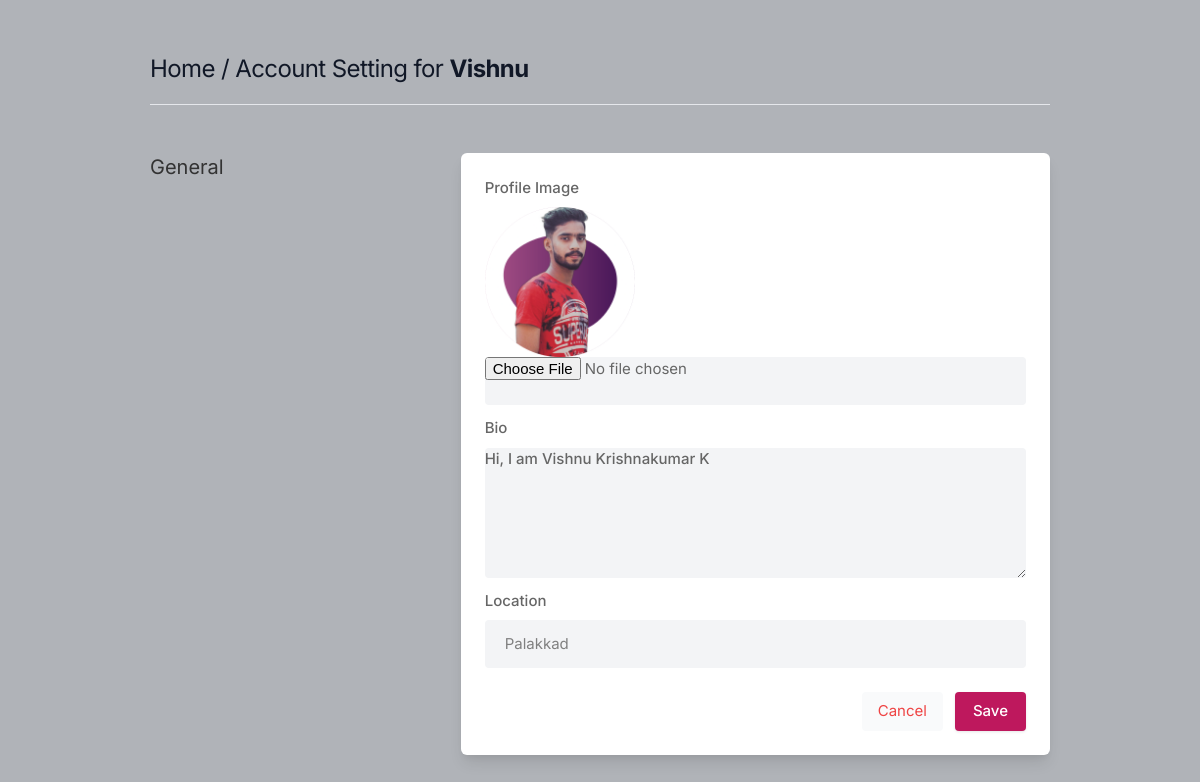
/settings/ (signed in), run on the app's committed database.
### core/models.py (models this page shows, shortened)
class Profile(models.Model):
  user       = models.ForeignKey(User, on_delete=models.CASCADE)
  id_user    = models.IntegerField()
  bio        = models.TextField(blank=True)
  profileimg = models.ImageField(upload_to='proflie_images', default='blank-profile-picture.png')
  location   = models.CharField(max_length=100, blank=True)

### core/views.py (the view, shortened to what this page needs)
# urls.py: path('settings/', views.settings, name="settings"),
@login_required(login_url='signin')
def settings(request):
  try:
    user_profile = Profile.objects.get(user=request.user)
  except Profile.DoesNotExist:
    user_profile = Profile.objects.create(user=request.user, id_user=request.user.id)
  return render(request, 'setting.html', {'user_profile': user_profile})

### templates/setting.html (shortened to what this page needs)
{% load static %}
<!DOCTYPE html>
<html lang="en">
<head>
    <link rel="stylesheet" href="{% static 'assets/css/icons.css' %}">
    <link rel="stylesheet" href="{% static 'assets/css/uikit.css' %}">
    <link rel="stylesheet" href="{% static 'assets/css/style.css' %}">
    <link rel="stylesheet" href="{% static 'assets/css/tailwind.css' %}">
</head>
<body>
    <div class="container m-auto">
        <h1 class="text-2xl leading-none text-gray-900 tracking-tight mt-3"><a href="{% url "index" %}">Home</a> /
            Account Setting for <b class="capitalize">{{user.username}}</b></h1>
        <br>
        <hr>
        <div class="grid lg:grid-cols-3 mt-12 gap-8">
            <div>
                <h3 class="text-xl mb-2"> General</h3>
            </div>
            <div class="bg-white rounded-md lg:shadow-lg shadow col-span-2">
                <form action="" method="POST" enctype="multipart/form-data">
                    <div class="grid grid-cols-2 gap-3 lg:p-6 p-4">
                        <div class="col-span-2">
                            <label for=""> Profile Image</label>
                            <img width="150" height="150" src="{{user_profile.profileimg.url}}" alt="">
                            <input type="file" name="image" value="{{user_profile.profileimg}}" placeholder="" class="shadow-none bg-gray-100">
                        </div>
                        <div class="col-span-2">
                            <label for="about">Bio</label>
                            <textarea id="about" name="bio" rows="3" class="shadow-none bg-gray-100">{{user_profile.bio}}</textarea>
                        </div>
                        <div class="col-span-2">
                            <label for=""> Location</label>
                            <input type="text" name="location" value="{{user_profile.location}}"  placeholder="" class="shadow-none bg-gray-100">
                        </div>
                    </div>
                    <div class="bg-gray-10 p-6 pt-0 flex justify-end space-x-3">
                        <button class="p-2 px-4 rounded bg-gray-50 text-red-500"><a href="{% url "index" %}">Cancel</a></button>
                        <button type="submit" class="button bg-blue-700"> Save </button>
                    </div>
                </form>
            </div>
        </div>
        <br>
    </div>
</body>
</html>

### static/assets/css/style.css (style rules this page uses)
body { background-color: #B0B3B8!important; }
button { vertical-align: middle; }
span.button, button.button { background-color: #be185d; top: 0; color: #fff; position: relative; padding: 8px 18px; line-height: 22px; position: relative; font-weight: 500; font-size: 15px; display: inline-block; -webkit-transition: all 0.2s ease-in-out; transition: all 0.2s ease-in-out; cursor: pointer; overflow: hidden; border: none; border-radius: 4px; -webkit-box-shadow: 0 1px 3px rgba(0, 0, 0, 0.1); box-shadow: 0 1px 3px rgba(0, 0, 0, 0.1); }
input { height: 48px; line-height: 48px; padding: 0 20px; outline: none; font-size: 15px; color: #808080; max-width: 100%; width: 100%; -webkit-box-sizing: border-box; box-sizing: border-box; display: block; font-weight: 400; opacity: 1; border-radius: 4px; border: none; -webkit-box-shadow: 0 1px 4px 0px rgba(0, 0, 0, 0.12); box-shadow: 0 1px 4px 0px rgba(0, 0, 0, 0.12); }
input[type="text"], input[type="password"], input[type="email"], input[type="number"] { height: 48px; line-height: 48px; padding: 0 20px; outline: none; font-size: 15px; color: #808080; max-width: 100%; width: 100%; -webkit-box-sizing: border-box; box-sizing: border-box; display: block; font-weight: 400; opacity: 1; border-radius: 4px; border: none; -webkit-box-shadow: 0 1px 4px 0px rgba(0, 0, 0, 0.12); box-shadow: 0 1px 4px 0px rgba(0, 0, 0, 0.12); }
textarea { height: 48px; line-height: 48px; padding: 0 20px; outline: none; font-size: 15px; color: #808080; margin: 0 0 16px 0; max-width: 100%; width: 100%; -webkit-box-sizing: border-box; box-sizing: border-box; display: block; background-color: #fff; font-weight: 500; opacity: 1; border-radius: 4px; border: none; -webkit-box-shadow: 0 1px 4px 0px rgba(0, 0, 0, 0.12); box-shadow: 0 1px 4px 0px rgba(0, 0, 0, 0.12); }
input { -webkit-transition: all 0.1s ease-in-out; transition: all 0.1s ease-in-out; }
::placeholder { color: #808080; opacity: 1; }
textarea { height: auto; line-height: 27px; padding: 20px; min-height: 130px; -webkit-transition: none !important; transition: none !important; min-width: 100%; }
label, legend { display: block; font-weight: bold; font-size: 15px; font-weight: 500; margin-bottom: 8px; }
button { border: none; margin: 0; padding: 0; width: auto; overflow: visible; background: transparent; color: inherit; font: inherit; line-height: normal; cursor: pointer; }
a { color: #be185d; -webkit-transition: 0.3s; transition: 0.3s; outline: none !important; }
button { outline: none !important; }
img { max-width: 100%; }
body { color: #666; font-size: 15px; line-height: 27px; background-color: #f0f2f5; font-family: "Inter", sans-serif; text-transform: none; }
h1, h2, h3, h4, h5, h6 { font-family: "Inter", sans-serif; text-transform: none; }
input[type="text"], input[type="password"], input[type="email"] { font-family: "Inter", sans-serif; text-transform: none; }
textarea, select { font-family: "Inter", sans-serif; text-transform: none; }
button, body .pac-container { font-family: "Inter", sans-serif; text-transform: none; }
h1, h2, h3, h4, h5, h6 { color: #333; font-weight: 500; margin: 0; padding: 0; }
h1 { font-size: 32px; }
h3 { font-size: 22px; }
b, strong { font-weight: 700 !important; }
@media (min-width: 1024px) { .container { max-width: 900px !important; padding-top: 45px; } }
.shadow-none { -webkit-box-shadow: none !important; box-shadow: none !important; }

### data on the page
Profile: profileimg (picture), bio "Hi, I am Vishnu Krishnakumar K", location "Palakkad"

### other printed values
{{ user.username }} "Vishnu"
